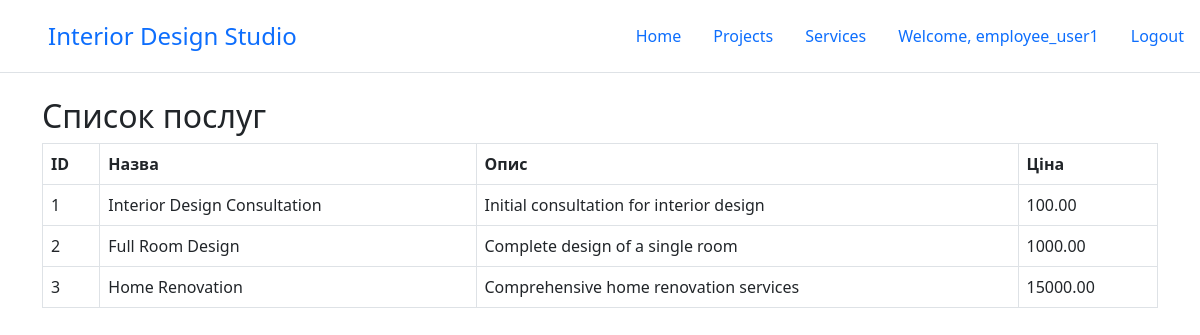
Screenshot of /InteriorDesignStudio/services/list (signed in) with the database file from the repository.
### tables this page shows
CREATE TABLE `Services` (
  `ServiceID` int(11) NOT NULL,
  `ServiceName` varchar(100) NOT NULL,
  `Description` text,
  `Price` decimal(10,2) NOT NULL
);

### InteriorDesignStudio/InteriorDesignStudio/core/Template.php (called while the page is built, shortened)
<?php
class Template
{
    protected $path;
    public function __construct($path)
    {
        $this->path = $path;
    }
    public function getHTML() {
        include($this->path);
        $html = ob_get_contents();
        return $html;
    }
}

### InteriorDesignStudio/InteriorDesignStudio/core/Controller.php (called while the page is built, shortened)
<?php
class Controller
{
    public function render($viewPath = null, $params = null) {
        $tpl = new Template($viewPath);
        if (!empty($params))
            $tpl->setParams($params);
        return $tpl->getHTML();
    }
}

### InteriorDesignStudio/InteriorDesignStudio/controllers/ServicesController.php (called while the page is built, shortened)
<?php
class ServicesController extends Controller
{
    public function listAction()
    {
        $services = Service::getServices();
        return $this->render('views/services/list.php', ['services' => $services]);
    }
}

### InteriorDesignStudio/index.php (called while the page is built, shortened)
<?php
spl_autoload_register(function ($className) {
    $path = $className . '.php';
});
$core = core\Core::getInstance();
$core->Initialize();
$core->Run();

### InteriorDesignStudio/InteriorDesignStudio/core/DB.php (called while the page is built, shortened)
<?php
class DB
{
    protected $pdo;
    public function __construct($hostname, $login, $password, $database) {
        $this->pdo = new \PDO("mysql: host={$hostname};dbname={$database}",
            $login, $password);
    }
    public function select(string $tableName, $fieldsList = "*", $conditionArray = null) {
        if (is_string($fieldsList))
            $fieldsListString = $fieldsList;
        $wherePartString = "";
        $res = $this->pdo->prepare(
            "SELECT {$fieldsListString} FROM {$tableName} {$wherePartString}");
        $res->execute($conditionArray);
        return $res->fetchAll(\PDO::FETCH_ASSOC);
    }
}

### InteriorDesignStudio/InteriorDesignStudio/models/Service.php (called while the page is built, shortened)
<?php
class Service
{
    protected static $tableName = 'Services';
    public static function getServices()
    {
        return \core\Core::getInstance()->db->select(self::$tableName, '*');
    }
}

### InteriorDesignStudio/views/services/list.php (the view, shortened to what this page needs)
<h2>Список послуг</h2>
<div class="table-responsive">
    <table class="table table-bordered">
        <thead>
            <tr>
                <th>ID</th>
                <th>Назва</th>
                <th>Опис</th>
                <th>Ціна</th>
            </tr>
        </thead>
        <tbody>
            <?php foreach ($services as $service): ?>
            <tr>
                <td><?= $service['ServiceID'] ?></td>
                <td><?= $service['ServiceName'] ?></td>
                <td><?= $service['Description'] ?></td>
                <td><?= $service['Price'] ?></td>
            </tr>
            <?php endforeach; ?>
        </tbody>
    </table>
</div>

### rows the page displays
services: ServiceID "1", ServiceName "Interior Design Consultation", Description "Initial consultation for interior design", Price "100.00"
services: ServiceID "2", ServiceName "Full Room Design", Description "Complete design of a single room", Price "1000.00"
services: ServiceID "3", ServiceName "Home Renovation", Description "Comprehensive home renovation services", Price "15000.00"

### other values shown
User::getFullName($user) "employee_user1"
